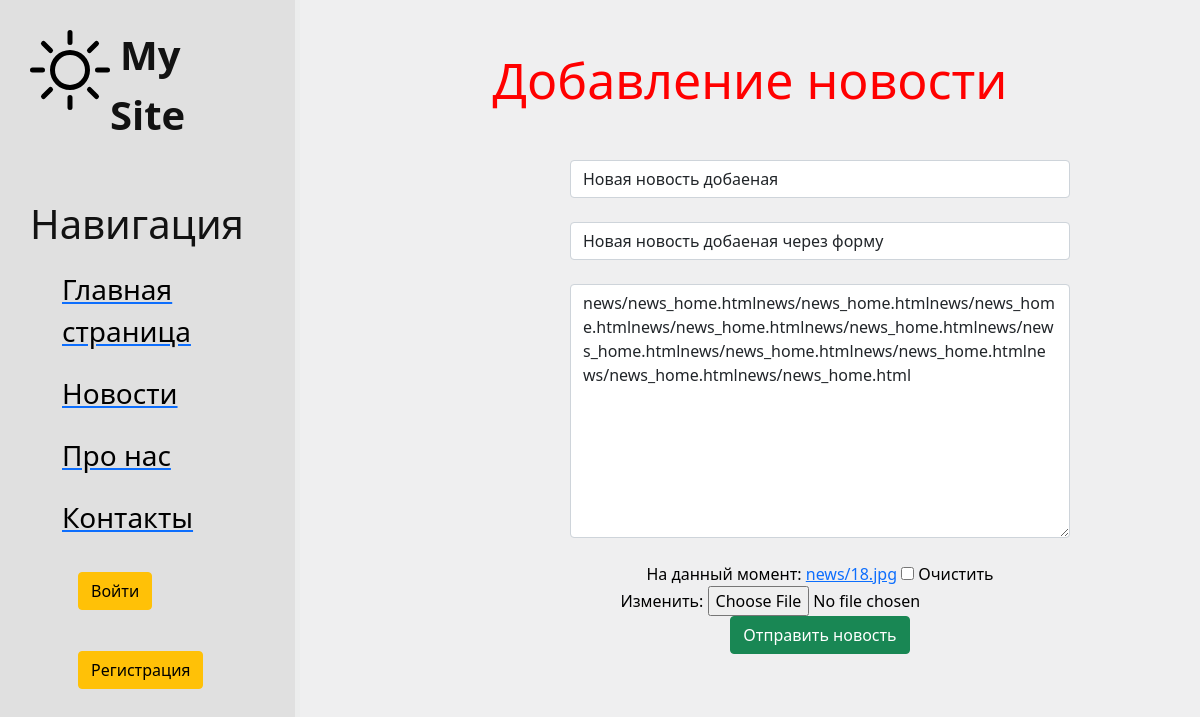
Page /news/4/update on the committed database.
### news/models.py (models this page shows, shortened)
class News(models.Model):
    title = models.CharField('Название', max_length=50)
    anons = models.CharField('Анонс', max_length=255)
    text = models.TextField('Текст новости')
    author = models.ForeignKey(User, on_delete=models.CASCADE, verbose_name='Автор')
    data = models.DateTimeField(
        'Дата публикации',
        auto_now_add=True
    )
    image = models.ImageField(
        'Картинка',
        upload_to='news/',
        blank=True)
    class Meta:
        ordering = ('-data',)
        verbose_name = 'новость'
        verbose_name_plural = 'новости'

### news/views.py (the view)
# urls.py: path('<int:pk>/update', views.NewsUpdateView.as_view(), name='news_update'),
class NewsUpdateView(UpdateView):
    model = News
    template_name = 'news/create.html'
    form_class = NewsForm

### news/forms.py
class NewsForm(ModelForm):
    class Meta:
        model = News
        fields = ['title', 'anons', 'text', 'image']
        widgets = {
            "title": TextInput(attrs={
                'class': 'form-control',
                'placeholder': 'Название новости'
            }),
            "anons": TextInput(attrs={
                'class': 'form-control',
                'placeholder': 'Анонс новости'
            }),
            "text": Textarea(attrs={
                'class': 'form-control',
                'placeholder': 'текст новости'
            }),
        }

### news/templates/news/create.html (shortened to what this page needs)
{% extends 'main/base.html' %}
{% block content %}
        <div class="features">
            <h1>Добавление новости</h1>
            <form method="post" enctype="multipart/form-data">
                {{ form.title }}<br>
                {{ form.anons }}<br>
                {{ form.text }}<br>
                {{ form.image }}<br>
              <button class="btn btn-success" type="submit">Отправить новость</button>
            </form>
        </div>
{% endblock %}

### main/static/main/css/main.css (style rules this page uses)
body { background: #EFEFF0; }
main .features { float: left; color: #000000; margin-top: 50px; text-align: center; width: 75%; }
main .features h1 { font-size: 50px; color: red; text-align: center; }
form { margin-left: 30%; width: 500px; margin-top: 50px; }

### rows in the picture
News: title "Новая новость добаеная", anons "Новая новость добаеная через форму", text "news/news_home.htmlnews/news_home.htmlnews/news_home.htmlnews/news_home.htmlnews/news_home.htmlnews/news_home.htmlnews/news_home.htmlnews/news_home.htmlnews/news_home.htmlnews/news_home.html"
